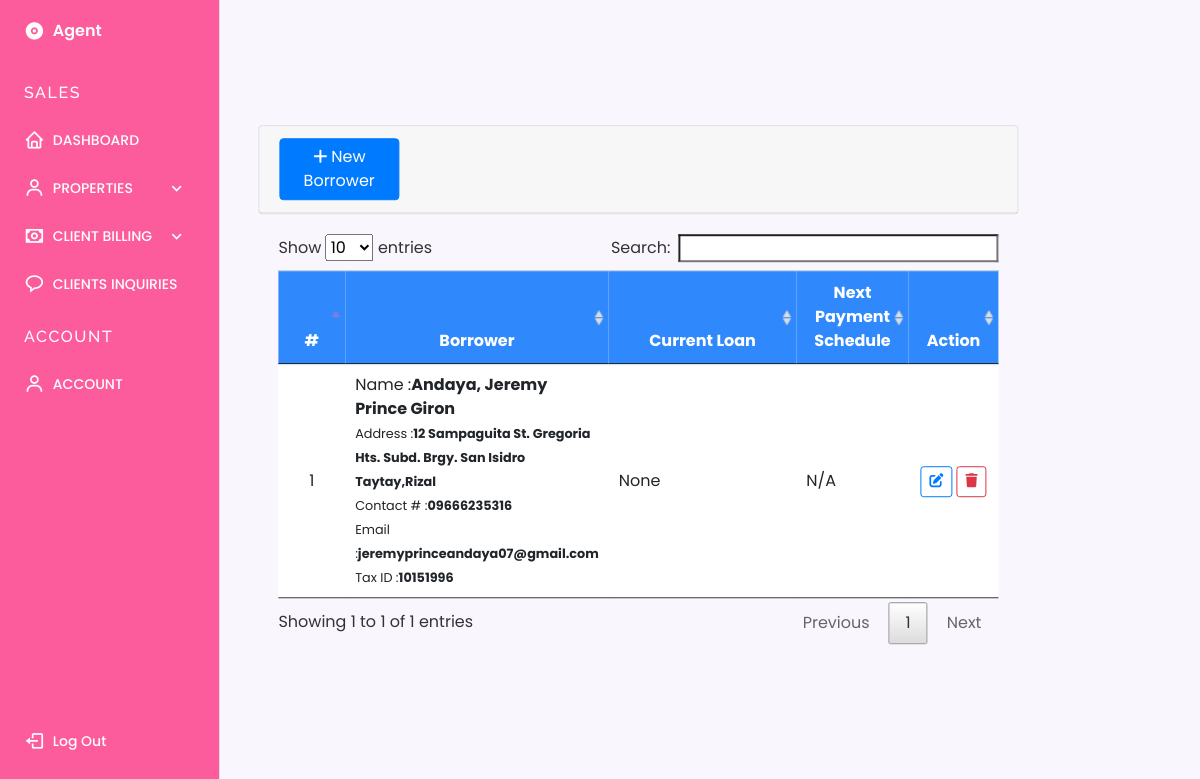
The app's page /employee/loan/index.php?page=borrowers (signed in) with its own data.
### tables this page shows
CREATE TABLE `borrowers` (
  `id` int(30) NOT NULL,
  `firstname` varchar(100) NOT NULL,
  `middlename` varchar(100) NOT NULL,
  `lastname` varchar(100) NOT NULL,
  `contact_no` varchar(30) NOT NULL,
  `address` text NOT NULL,
  `email` varchar(50) NOT NULL,
  `tax_id` varchar(50) NOT NULL,
  `date_created` int(11) NOT NULL
);

### employee/loan/borrowers.php (the view, shortened to what this page needs)
<?php include 'db_connect.php' ?>
<div class="size">
	<div class="col-lg-12">
		<div class="card">
			<div class="card-header">
				<div class="card-title">
				<button class="btn btn-primary btn-block col-md-2 float-left" type="button" id="new_borrower"><i class="fa fa-plus"></i> New Borrower</button>
				</div>
			</div>
		</div>
			<div class="card-body">
				<table class="table" id="borrower-list">
					<colgroup>
						<col width="10%">
						<col width="35%">
						<col width="30%">
						<col width="15%">
						<col width="10%">
					</colgroup>
					<thead class="color">
						<tr>
							<th class="text-center">#</th>
							<th class="text-center">Borrower</th>
							<th class="text-center">Current Loan</th>
							<th class="text-center">Next Payment Schedule</th>
							<th class="text-center">Action</th>
						</tr>
					</thead>
					<tbody>
						<?php
						$i = 1;
							$qry = $conn->query("SELECT * FROM borrowers order by id desc");
							while($row = $qry->fetch_assoc()):
						 ?>
						 <tr>
						 	<td class="text-center"><?php echo $i++ ?></td>
						 	<td>
						 		<p>Name :<b><?php echo ucwords($row['lastname'].", ".$row['firstname'].' '.$row['middlename']) ?></b></p>
						 		<p><small>Address :<b><?php echo $row['address'] ?></small></b></p>
						 		<p><small>Contact # :<b><?php echo $row['contact_no'] ?></small></b></p>
						 		<p><small>Email :<b><?php echo $row['email'] ?></small></b></p>
						 		<p><small>Tax ID :<b><?php echo $row['tax_id'] ?></small></b></p>
						 	</td>
						 	<td class="">None</td>
						 	<td class="">N/A</td>
						 	<td class="text-center">
						 			<button class="btn btn-outline-primary btn-sm edit_borrower" type="button" data-id="<?php echo $row['id'] ?>"><i class="fa fa-edit"></i></button>
						 			<button class="btn btn-outline-danger btn-sm delete_borrower" type="button" data-id="<?php echo $row['id'] ?>"><i class="fa fa-trash"></i></button>
						 	</td>
						 </tr>
						<?php endwhile; ?>
					</tbody>
				</table>
			</div>
			</div>
</div>

### employee/loan/loan-design.css (style rules this page uses)
.size { display: flex; align-items: center; justify-content: flex-start; transform: translate(-14%,-2%); max-width: 100%; }
.color { background-color: #2f89fc ; color: #ffff; border: 0; }

### employee/loan/assets/css/style.css (style rules this page uses)
body { font-family: "Open Sans", sans-serif; color: #444444; width: 100%; height: calc(100%); }

### employee/loan/menu.css (style rules this page uses)
* { box-sizing: border-box; padding: 0; margin: 0; }
:root { --header-height: 3.5rem; --nav-width: 219px; --first-color: #fdfdfd; --first-color-light: #F4F0FA; --title-color: #ffffff; --text-color-light: #A5A1AA; --body-color: #F9F6FD; --container-color: #fc5c9c; --body-font: 'Poppins', sans-serif; --normal-font-size: .938rem; --small-font-size: .75rem; --smaller-font-size: .75rem; --font-medium: 500; --font-semi-bold: 600; --z-fixed: 100; }
@media screen and (min-width: 1024px) { :root { --normal-font-size: 1rem; --small-font-size: .875rem; --smaller-font-size: .813rem; } }
body { margin: var(--header-height) 0 0 0; font-family: var(--body-font); font-size: var(--normal-font-size); background-color: var(--body-color); color: var(--text-color); }
@media screen and (min-width: 768px) { body { padding: 1rem 3rem 0 6rem; } }

### employee/loan/index.php (style rules this page uses)
body { background: #80808045; }

### employee/loan/borrowers.php (style rules this page uses)
td p { margin:unset; }
td { vertical-align: middle !important; }

### records on screen
borrowers: lastname+firstname+middlename "Andaya, Jeremy Prince Giron", address "12 Sampaguita St. Gregoria Hts. Subd. Brgy. San Isidro Taytay,Rizal", contact_no "09666235316", email "jeremyprinceandaya07@gmail.com", tax "10151996"
